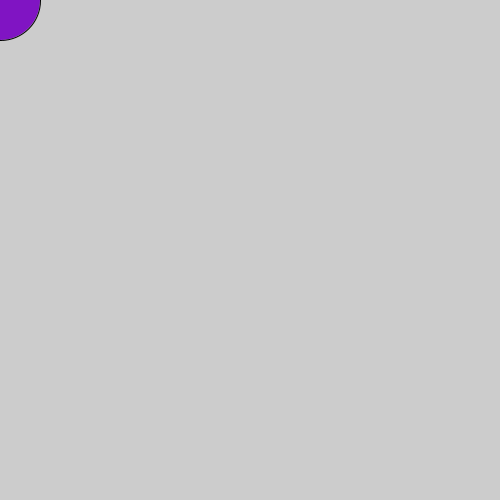
Frame 1 (no input)
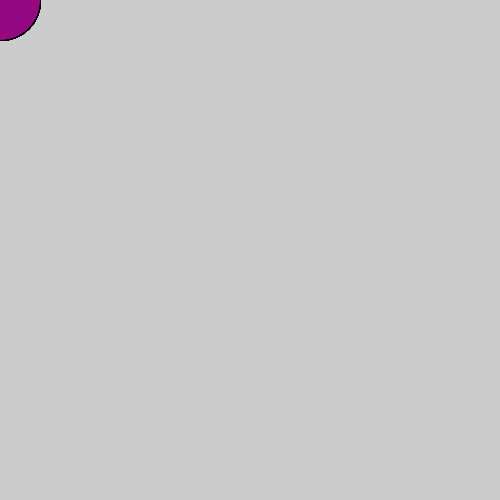
Frame 60 (the mouse pressed at the canvas centre just before this capture)
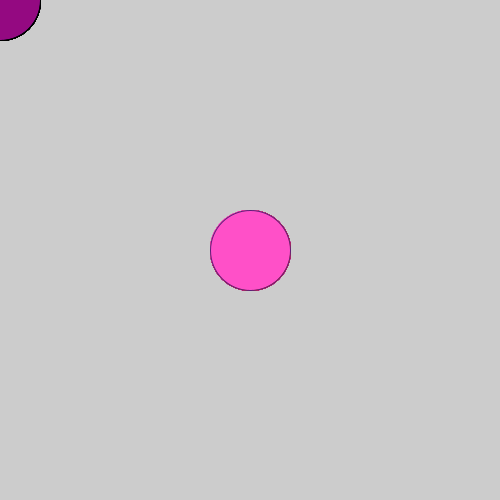
Frame 120 (the mouse held since frame 60 and released just before this capture)

The Processing sketch that drew these frames (run headless with seeded random() and noise(); from frame 60 on, the mouse is pressed at the canvas centre):

// Processing sketch: processing_134558
// ── processing_134558.pde

void setup() {
  size(500,500);
}
  
void draw() {
  if (mousePressed) {
    fill(400,80,200);
    stroke(random(400), random(80), random (255));
  } else {
    fill(random(198), random(80), random (205));
  }
  ellipse(mouseX, mouseY, 80, 80);
}
